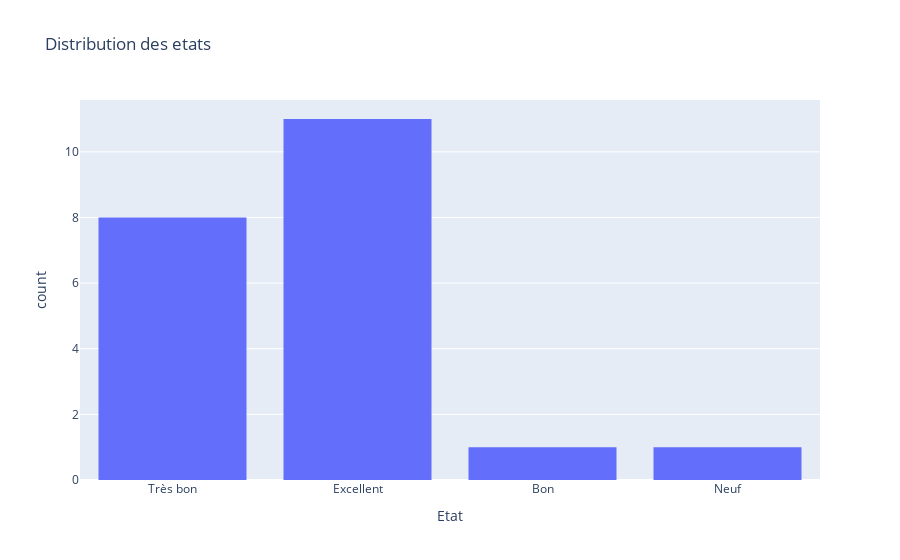

Notebook cell for this chart:
### Code cell
fig=px.histogram(df,
                 x='Etat',
                 hover_data=df.columns,
                 title='Distribution des etats')
fig.show()

### Figure 1 — Plotly figure (JSON) as saved in the notebook; plotly's stock layout.template omitted (floating-point values rounded to 4 significant figures)
{"data": [{"alignmentgroup": "True", "bingroup": "x", "hovertemplate": "Etat=%{x}<br>count=%{y}<extra></extra>", "legendgroup": "", "marker": {"color": "#636efa", "pattern": {"shape": ""}}, "name": "", "offsetgroup": "", "orientation": "v", "showlegend": false, "type": "histogram", "x": ["Très bon", "Excellent", "Très bon", "Très bon", "Excellent", "Très bon", "Excellent", "Très bon", "Excellent", "Excellent", "Très bon", "Très bon", "Excellent", "Excellent", "Excellent", "Excellent", "Bon", "Excellent", "Très bon", "Excellent", "Neuf"], "xaxis": "x", "yaxis": "y"}], "layout": {"barmode": "relative", "legend": {"tracegroupgap": 0}, "title": {"text": "Distribution des etats"}, "xaxis": {"anchor": "y", "domain": [0, 1], "title": {"text": "Etat"}}, "yaxis": {"anchor": "x", "domain": [0, 1], "title": {"text": "count"}}}}
